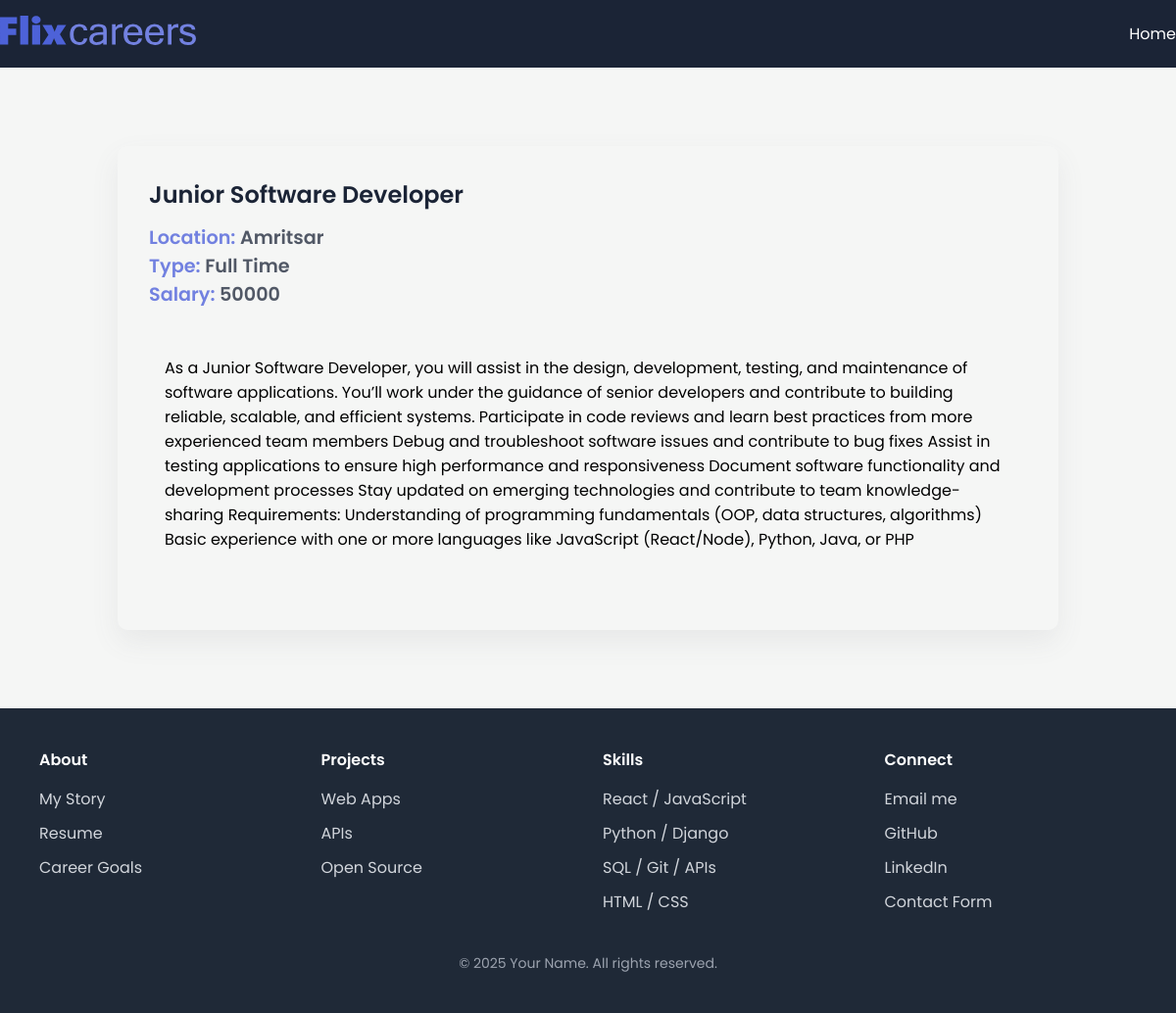
/job/1, run on the app's committed database.
### Appj/models.py (models this page shows, shortened)
class JobPost(models.Model):
    JOB_TYPE_CHOICES=[
        ('Full Time','Full Time'),
        ('Part Time','Part Time'),
    ]
    title=models.CharField(max_length=200)
    description=models.TextField(max_length=1000)
    date=models.DateTimeField(auto_now_add=True)
    expiry=models.DateField(null=True)
    salary=models.IntegerField()
    slug=models.SlugField(null=True,max_length=40,unique=True)
    location=models.OneToOneField(location,on_delete=models.CASCADE,null=True)
    Author=models.ForeignKey(Author,on_delete=models.CASCADE,null=True)
    skills=models.ManyToManyField(skills)
    type=models.CharField( max_length=200,null=False,choices=JOB_TYPE_CHOICES)

class location(models.Model):
    street=models.CharField(max_length=200)
    city=models.CharField(max_length=200)
    state=models.CharField(max_length=200)
    country=models.CharField(max_length=200)
    zip=models.CharField(max_length=200)

### Appj/views.py (the view)
# urls.py: path('job/<int:id>', views.job_detail,name='jobs_detail'),
def job_detail(request,id):
        try:
            if id==0:
             return redirect(reverse('jobs_home'))
            job=JobPost.objects.get(id=id)
            context={"job": job }
            return render(request,"Appj/job_detail.html",context)
        except:
            return HttpResponseNotFound("NOT FOUND")

### Appj/templates/Appj/job_detail.html (shortened to what this page needs)
{% extends "base.html" %}
    {% block content %}
    <section>
      <div class="container">
        <div class="view-post">
          <h1 class="jobtitle">
            {{job.title}}
          </h1>
          <p class="location it">Location: <span>{{job.location.city}}</span></p>
          <p class="status it">Type: <span>{{job.type}}</span></p>
          <p class="budget it">Salary: <span>{{job.salary}}</span></p>
          <div class="desc">
            <p class="details">
                {{job.description}}
            </p>
          </div>
        </div>
      </div>
    </section>
    {% endblock content %}

### Appj/static/Appj/style.css (style rules this page uses)
* { margin: 0; padding: 0; box-sizing: border-box; font-family: "Poppins", sans-serif; }
:root { --blue: #4d62d8; --lblue: #7281e0; --card: #fdfdfd; --shadow: #64646f17 0px 12px 29px 0px; --nav: #1b2436; }
body { background: #f5f6f5; }
.container { max-width: 1200px; margin: auto; }
.view-post { width: 80%; border-radius: 10px; box-shadow: var(--shadow); margin: 5em auto; padding: 2em; }
.desc { max-height: 300px; overflow-y: scroll; margin: 2em 0; padding: 1em; }
.jobtitle { font-size: 1.5rem; color: var(--nav); font-weight: 600; margin-bottom: 0.5em; }
.it { font-size: 1.2rem; font-weight: 600; color: var(--lblue); }
.it span { color: #1b2436c0; }

### data on the page
JobPost: title "Junior Software Developer", location.city "Amritsar", type "Full Time", salary "50000", description "As a Junior Software Developer, you will assist in the design, development, testing, and maintenance of software applications. You’ll work under the guidance of senior developers and contribute to building reliable, scalable, and efficient systems. Participate in code reviews and learn best practices from more experienced team members Debug and troubleshoot software issues and contribute to bug fixes Assist in testing applications to ensure high performance and responsiveness Document software functionality and development processes Stay updated on emerging technologies and contribute to team knowledge-sharing Requirements: Understanding of programming fundamentals (OOP, data structures,…"
